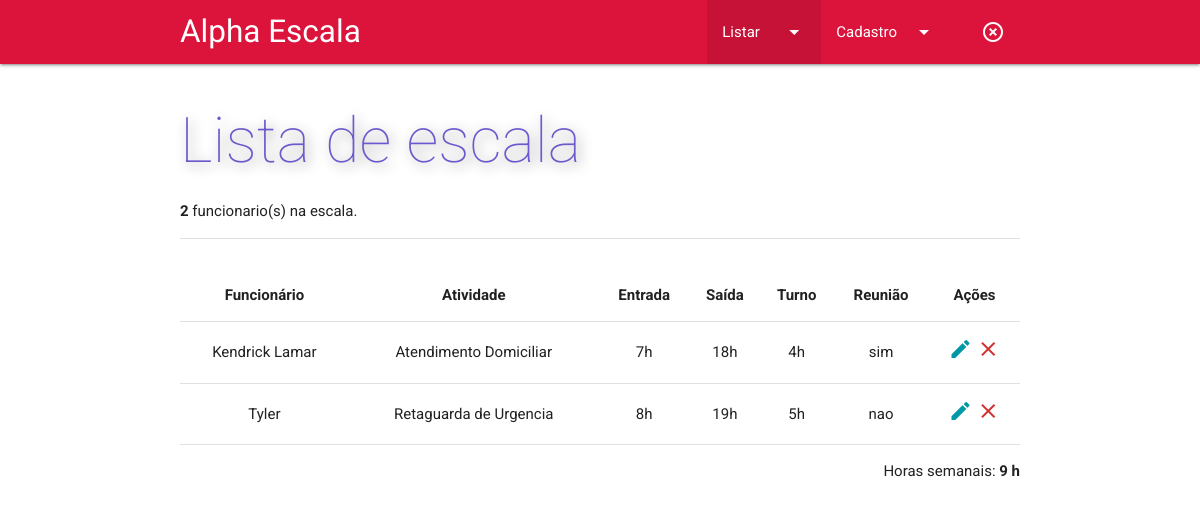
/listar-escala.php, run on the app's committed database.
### tables this page shows
CREATE TABLE `escala` (
  `escalaid` int(100) NOT NULL,
  `funcionario` int(100) NOT NULL,
  `entrada` int(10) NOT NULL,
  `saida` int(10) NOT NULL,
  `turno` int(10) NOT NULL,
  `reuniao` varchar(100) DEFAULT NULL
);

CREATE TABLE `funcionario` (
  `matricula` int(100) NOT NULL,
  `nome` varchar(100) NOT NULL,
  `profissao` varchar(100) NOT NULL,
  `atividade` int(100) NOT NULL,
  `telefone` varchar(50) NOT NULL
);

CREATE TABLE `atividade` (
  `atvid` int(100) NOT NULL,
  `atividade` varchar(100) NOT NULL
);

### listar-escala.php (the view, shortened to what this page needs)
<!DOCTYPE html>
<html lang="pt-br">
<head>
    <link rel="stylesheet" href="https://cdnjs.cloudflare.com/ajax/libs/materialize/1.0.0-beta/css/materialize.min.css">
    <link rel="stylesheet" href="css/style.css">
</head>
<body>
    <nav style="background-color: crimson">
        <div class="nav-wrapper container">
            <a href="index.php" class="brand-logo">Alpha Escala</a>
            <ul id="nav-mobile" class="right hide-on-med-and-down">
                <li class="active"><a class="dropdown-trigger" href="#!" data-target="listar-dropdown">Listar &nbsp;<i class="material-icons right">arrow_drop_down</i></a></li>
                <li><a class="dropdown-trigger" href="#!" data-target="cadastro-dropdown">Cadastro<i class="material-icons right">arrow_drop_down</i></a></li>
                <li><a class="tooltipped" href="../sair.php" data-position="bottom" data-tooltip="Deslogar"><i class="material-icons right">highlight_off</i></a></li>
            </ul>
        </div>
    </nav>
    <section class="container">
        <?php include("config.php");
        $query2 = mysqli_query ($conn, "
        SELECT * FROM funcionario
        INNER JOIN atividade
        ON funcionario.atividade = atividade.atvid; ") or die($conn->error);
        $query3 = mysqli_query ($conn, "SELECT * FROM escala") or die ($conn->error);
        $qtd = $query3->num_rows;
        $turno = 0;
    if ($qtd > 0) {
      print "
      <h1>Lista de escala</h1>
      <p><b>$qtd</b> funcionario(s) na escala.</p>
      <li class='divider'></li>
      <table class='highlight responsive-table centered'>
        <thead>
          <tr>
              <th>Funcionário</th>
              <th>Atividade</th>
              <th>Entrada</th>
              <th>Saída</th>
              <th>Turno</th>
              <th>Reunião</th>
              <th>Ações</th>
          </tr>
        </thead>";
        while ($row = $query2->fetch_assoc() +
               $row = $query3->fetch_assoc()
            ){
                $turno = $turno + $row['turno'];
                print "<tbody>";
                  print "<tr>";
                    print "<td>".$row['nome']."</td>";
                    print "<td>".$row['atividade']."</td>";
                    print "<td>".$row['entrada']."h</td>";
                    print "<td>".$row['saida']."h</td>";
                    print "<td>".$row['turno']."h</td>";
                    print "<td>".$row['reuniao']."</td>";
                     print "<td>
                      <a href = \"editar-escala.php?escalaid='".$row["escalaid"]."'\">
                        <i class='material-icons cyan-text text-darken-2'>create</i>
                      </a>
                      <a href = \"crud-escala.php?acao=excluir&escalaid='".$row["escalaid"]."'\">
                        <i class='material-icons red-text text-darken-2'>close</i>
                      </a>
                      </td>";
                  print "</tr>";
                print "</tbody>";
              }
      print "</table>";
      print "<p class = 'right-align'> Horas semanais: <b>$turno h</b></p>";
    } else print "<p>Nenhuma escala encontrada.</p>";
      ?>
    </section>
</body>
</html>

### alphaescala/css/style.css (style rules this page uses)
body { font-family: 'Roboto' }
h1 { color: rgb(106, 90, 205); filter: drop-shadow(.05em .05em .1em gray); font-weight: 100; transition-duration: .3s; transition-timing-function: ease-in-out; }
section .divider { margin-bottom: 30px; }

### data on the page
escala: funcionario.nome "Kendrick Lamar", entrada "7", saida "18", turno "4", reuniao "sim"
atividade: atividade "Atendimento Domiciliar"
escala: funcionario.nome "Tyler", entrada "8", saida "19", turno "5", reuniao "nao"
atividade: atividade "Retaguarda de Urgencia"

### other printed values
$qtd "2"
$turno "9"
